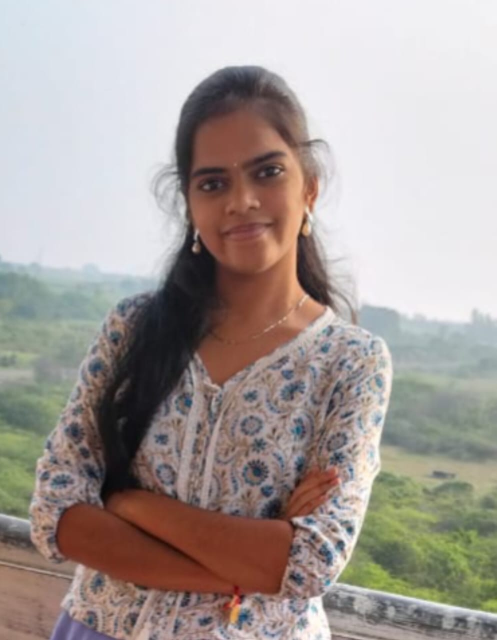
#> input picture images/profile.jpg, 993 x 1280 px (shown at 1/2 size)
$ python read.py
#> lines starting #> are read from the running program, lines starting #| are printed output that depends on the picture
import cv2 as cv

profile=cv.imread('images/profile.jpg')
#> profile is the input picture: shape (1280, 993, 3); mean B, G, R 153.8, 157.9, 167.2


def rescaleFrame(frame,scale=0.75):
#> called with scale = 0.5
    width = int(frame.shape[1] * scale)
#> width = 496
    height = int(frame.shape[0] * scale)
#> height = 640
    dimensions=(width,height)
#> dimensions = (496, 640)

    return cv.resize(frame,dimensions,interpolation=cv.INTER_AREA)
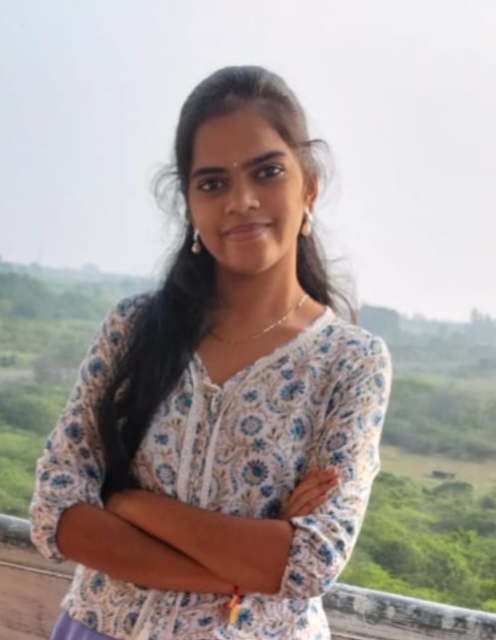
#> returned value: shape (640, 496, 3); mean of channels 0, 1, 2 153.8, 157.9, 167.2; drawn as B, G, R

cv.imshow("User", rescaleFrame(profile,0.5))
cv.waitKey(0)

$ run again, with images/sentimental_analysis.jpg copied over images/profile.jpg
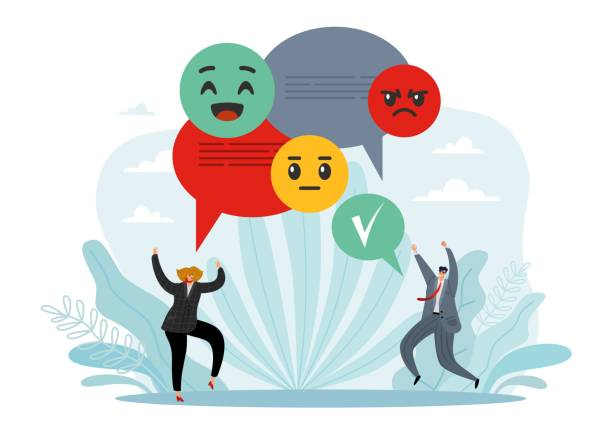
#> input picture images/sentimental_analysis.jpg, 612 x 445 px
#> profile is the input picture: shape (445, 612, 3); mean B, G, R 219.1, 220.7, 217.3
#> in rescaleFrame, `return cv.resize(frame,dimensions,interpolation=cv.INTER_AREA)`:
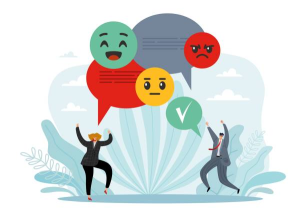
#> returned value: shape (222, 306, 3); mean of channels 0, 1, 2 219.1, 220.7, 217.3; drawn as B, G, R
